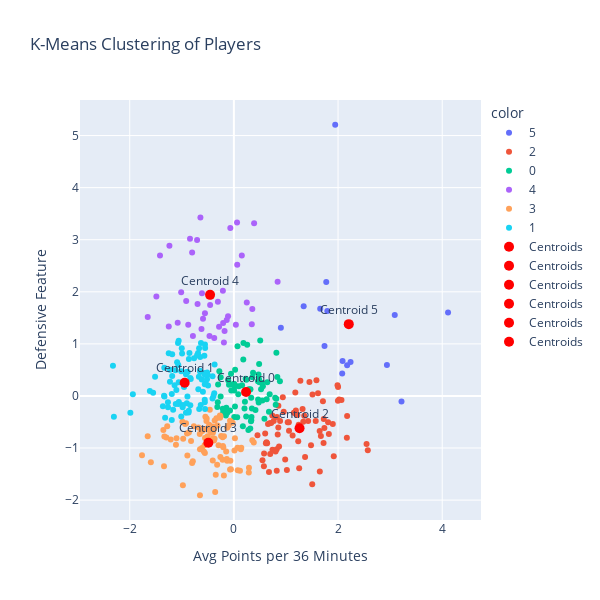

Here is the notebook cell this chart was saved with:
### Code cell
optimal_k = 6
kmeans = KMeans(n_clusters=optimal_k, random_state=42)
df['Cluster'] = kmeans.fit_predict(features)

fig = px.scatter(
    df,
    x='avg36pts',
    y='defense_features',
    color=df['Cluster'].astype(str),
    hover_data={
        'Player': True, 
        'avg36pts': True,  
        'defense_features': True,  
        'Cluster': True,  
    },
    title='K-Means Clustering of Players',
    labels={'avg36pts': 'Avg Points per 36 Minutes', 'defense_features': 'Defensive Feature', 'Cluster': 'Cluster'}
)

centroids = kmeans.cluster_centers_
for i, (x, y) in enumerate(centroids):
    fig.add_scatter(
        x=[x], y=[y], mode='markers+text', 
        marker=dict(size=10, color='red'),
        text=[f'Centroid {i}'], textposition='top center', name='Centroids'
    )


fig.update_layout(
    xaxis=dict(scaleanchor="y", title='Avg Points per 36 Minutes'),
    yaxis=dict(title='Defensive Feature'),
    width=600, 
    height=600  
)
fig.show()

### Figure 1 — Plotly figure (JSON) as saved in the notebook; plotly's stock layout.template omitted (floating-point values rounded to 4 significant figures; data arrays with more than 128 entries replaced by an {"elided": "..."} marker saying what was removed)
{"data": [{"customdata": [["Joel Embiid", 5], ["Luka Dončić", 5], ["Giannis Antetokounmpo", 5], ["Shai Gilgeous-Alexander", 5], ["De'Aaron Fox", 5], ["Donovan Mitchell", 5], ["Nikola Jokić", 5], ["Anthony Davis", 5], ["LaMelo Ball", 5], ["Kawhi Leonard", 5], ["Jaren Jackson Jr.", 5], ["Victor Wembanyama", 5], ["Kristaps Porziņģis", 5], ["Scottie Barnes", 5], ["Myles Turner", 5]], "hovertemplate": "color=5<br>Avg Points per 36 Minutes=%{x}<br>Defensive Feature=%{y}<br>Player=%{customdata[0]}<br>Cluster=%{customdata[1]}<extra></extra>", "legendgroup": "5", "marker": {"color": "#636efa", "symbol": "circle"}, "mode": "markers", "name": "5", "orientation": "v", "showlegend": true, "type": "scatter", "x": [4.112, 3.218, 2.938, 3.089, 2.087, 2.174, 2.24, 1.773, 2.08, 1.74, 1.794, 1.945, 1.657, 0.9018, 1.34], "xaxis": "x", "y": [1.601, -0.1063, 0.5965, 1.552, 0.6689, 0.5877, 0.6508, 2.189, 0.4327, 0.9579, 1.632, 5.207, 1.674, 1.31, 1.724], "yaxis": "y"}, {"customdata": {"elided": "75x2 mixed values"}, "hovertemplate": "color=2<br>Avg Points per 36 Minutes=%{x}<br>Defensive Feature=%{y}<br>Player=%{customdata[0]}<br>Cluster=%{customdata[1]}<extra></extra>", "legendgroup": "2", "marker": {"color": "#EF553B", "symbol": "circle"}, "mode": "markers", "name": "2", "orientation": "v", "showlegend": true, "type": "scatter", "x": [2.571, 2.169, 2.0, 2.174, 2.548, 2.066, 1.738, 1.997, 1.899, 2.021, 1.722, 1.351, 1.65, 1.726, 1.809, 1.709, 1.99, 1.647, 1.426, 1.585, 1.504, 1.319, 1.918, 1.671, 1.571, 1.481, 1.615, 1.45, 0.8414, 1.244, 1.19, 1.254, 1.332, 1.367, 1.277, 1.189, 1.059, 1.151, 0.8533, 1.236, 0.8222, 1.033, 0.7159, 0.5762, 1.18, 1.824, 0.7376, 0.6847, 0.7648, 1.127, 0.9564, 0.8228, 0.985, 0.6007, 1.193, 0.741, 0.6381, 0.6145, 0.6556, 1.055, 1.018, 0.8259, 0.8872, 0.8001, 0.6735, 0.6265, 0.8537, 0.4533, 0.5491, 1.509, 1.218, 0.8672, 0.9391, 0.5798, 0.6973], "xaxis": "x", "y": [-1.045, -0.8033, 0.1708, -0.3864, -0.9217, -0.07678, -0.6171, -0.09069, -0.5373, -0.06976, -0.9047, -0.3789, -1.45, -0.4445, -0.5071, -0.1024, 0.2039, -0.6743, -0.4803, 0.3011, -1.697, -0.2522, -1.16, -0.7699, -0.4824, -0.946, 0.05187, 0.2671, -0.74, -0.5549, -0.279, -1.389, -0.4948, -1.173, 0.2931, -0.3359, -0.6687, -0.3224, -0.6061, -0.8709, -1.023, -0.5071, -0.5205, -1.352, 0.06838, -0.7323, -0.3755, -0.5253, -0.4824, -0.759, -0.3052, -1.437, -1.221, -0.7198, -0.3476, -1.031, -0.9093, -0.9093, -0.5373, -0.5066, -1.423, -0.4042, -0.4829, -1.065, -1.461, -0.8876, -0.187, -0.7524, -1.233, 0.02829, -0.3682, -0.9711, -0.0268, -1.107, -1.114], "yaxis": "y"}, {"customdata": {"elided": "77x2 mixed values"}, "hovertemplate": "color=0<br>Avg Points per 36 Minutes=%{x}<br>Defensive Feature=%{y}<br>Player=%{customdata[0]}<br>Cluster=%{customdata[1]}<extra></extra>", "legendgroup": "0", "marker": {"color": "#00cc96", "symbol": "circle"}, "mode": "markers", "name": "0", "orientation": "v", "showlegend": true, "type": "scatter", "x": [0.8841, 0.5866, 0.226, 0.6732, 0.4762, 0.8027, 0.5217, 0.3033, 0.5569, 0.2395, 0.2783, 0.5053, 0.6411, 0.4835, 0.08408, 0.1804, 0.6872, 0.4146, -0.05492, 0.3339, 0.3182, 0.006964, 0.2357, -0.07495, 0.3281, 0.8161, 0.314, 0.3375, -0.1105, 0.1832, 0.3454, -0.1459, 0.001157, 0.5475, 0.212, -0.2131, -0.1269, 0.7928, 0.02023, 0.5385, -0.3179, 0.4617, 0.3683, -0.3094, 0.2033, -0.2533, 0.6292, 0.3323, -0.1543, 0.834, -0.2795, 0.4847, -0.04607, 0.8134, 0.4727, 0.02066, 0.1568, 0.1725, 0.06316, -0.2073, 0.4906, 0.2244, 0.4656, -0.005386, -0.3034, 0.06985, -0.0938, 0.09463, 0.02357, 0.3547, 0.004709, -0.04994, 0.01636, -0.1819, 0.2554, 0.286, -0.2551], "xaxis": "x", "y": [0.2844, -0.4384, 0.3303, -0.3018, -0.124, -0.1697, 0.1279, 0.1201, 0.1866, 0.3095, -0.6518, 1.067, 0.265, 0.3217, 0.03286, 0.6992, 0.03286, -0.2676, 0.4253, -0.4644, 0.1279, -0.4042, -0.3933, -0.2808, -0.4876, 0.8315, -0.624, -0.4042, 0.3029, 1.015, -0.2431, -0.2287, 0.2335, -0.08723, -0.1102, -0.2444, -0.325, -0.03604, 0.1884, 0.2467, -0.2128, 0.2844, 0.4472, -0.121, -0.2423, 0.3588, -0.06412, -0.03604, -0.3737, 0.3618, 0.4722, 0.6116, 0.2221, -0.05561, 0.4103, -0.2029, 0.2039, -0.5837, -0.411, -0.3181, 0.2638, 0.09144, -0.06775, 0.2126, 0.2196, 0.956, 0.2126, 0.1845, 0.5026, 0.3573, 0.1069, 0.1069, 0.2151, -0.2878, 0.9822, 0.1279, -0.01215], "yaxis": "y"}, {"customdata": [["Chet Holmgren", 4], ["Rudy Gobert", 4], ["Brook Lopez", 4], ["Nic Claxton", 4], ["Clint Capela", 4], ["De'Anthony Melton", 4], ["Jakob Poeltl", 4], ["Daniel Gafford", 4], ["Jusuf Nurkić", 4], ["Alex Caruso", 4], ["Tari Eason", 4], ["Amen Thompson", 4], ["Dereck Lively II", 4], ["Ausar Thompson", 4], ["Andre Drummond", 4], ["Walker Kessler", 4], ["Trayce Jackson-Davis", 4], ["Isaiah Hartenstein", 4], ["Paul Reed", 4], ["Lamar Stevens", 4], ["Jose Alvarado", 4], ["Jonathan Isaac", 4], ["Peyton Watson", 4], ["Isaiah Jackson", 4], ["Bruno Fernando", 4], ["Daniel Theis", 4], ["Dyson Daniels", 4], ["Mitchell Robinson", 4], ["Gary Payton II", 4], ["Neemias Queta", 4], ["Keon Ellis", 4], ["Matisse Thybulle", 4], ["Xavier Tillman Sr.", 4], ["Luke Kornet", 4], ["Drew Eubanks", 4], ["Goga Bitadze", 4], ["Delon Wright", 4], ["Robert Covington", 4], ["Mo Bamba", 4], ["Jontay Porter", 4], ["John Konchar", 4]], "hovertemplate": "color=4<br>Avg Points per 36 Minutes=%{x}<br>Defensive Feature=%{y}<br>Player=%{customdata[0]}<br>Cluster=%{customdata[1]}<extra></extra>", "legendgroup": "4", "marker": {"color": "#ab63fa", "symbol": "circle"}, "mode": "markers", "name": "4", "orientation": "v", "showlegend": true, "type": "scatter", "x": [0.8395, -0.2062, -0.2112, -0.3074, 0.03796, -0.1917, -0.1375, 0.06047, -0.2845, -0.6132, 0.06437, -0.1122, -0.4567, -0.6223, 0.3537, -0.6429, 0.2473, -0.9159, -0.444, 0.3438, -0.3775, -0.06862, -0.5556, 0.3881, -0.179, -0.4684, -1.25, -1.488, -0.5929, 0.1521, -0.8767, -1.419, -1.012, -0.6977, -0.7866, -0.8022, -1.079, -1.238, -0.7066, -0.8427, -1.655], "xaxis": "x", "y": [2.191, 1.4, 2.021, 1.806, 1.365, 1.028, 1.458, 3.332, 1.327, 1.973, 2.52, 1.529, 1.747, 1.283, 1.668, 3.428, 1.795, 1.821, 1.911, 1.377, 1.111, 3.226, 1.587, 3.317, 1.248, 1.151, 1.333, 1.909, 1.484, 2.699, 1.365, 2.696, 1.99, 1.765, 1.151, 2.754, 1.408, 2.884, 2.993, 3.02, 1.514], "yaxis": "y"}, {"customdata": {"elided": "91x2 mixed values"}, "hovertemplate": "color=3<br>Avg Points per 36 Minutes=%{x}<br>Defensive Feature=%{y}<br>Player=%{customdata[0]}<br>Cluster=%{customdata[1]}<extra></extra>", "legendgroup": "3", "marker": {"color": "#FFA15A", "symbol": "circle"}, "mode": "markers", "name": "3", "orientation": "v", "showlegend": true, "type": "scatter", "x": [0.3821, 0.06867, 0.3537, -0.1479, -0.2587, 0.286, 0.1419, -0.2031, -0.1359, -0.4096, -0.3357, -0.4061, -0.07342, -0.07342, -0.6074, -0.369, -0.1289, -0.4806, -0.5025, 0.1332, -0.5591, -0.5226, -0.3821, -0.2681, -0.06783, -1.102, -0.1301, -0.05789, -0.5016, -0.6552, -0.2164, -0.7679, -0.4383, -0.6126, -0.2597, -0.1015, -0.02377, -0.8999, -0.2659, 0.1171, 0.2891, -0.3215, 0.07357, -0.3151, -0.2112, 0.01976, -0.5475, -0.2948, -0.5571, -0.4621, -0.5769, -0.6386, -0.4008, -0.3741, -0.8639, -0.2454, -0.5632, -0.3703, -0.3958, -1.335, -0.1921, 0.01106, -1.297, -0.3484, -0.3594, -0.6514, -0.5273, -0.68, -0.504, -1.355, -0.8022, -0.7884, -0.4745, -0.2164, -0.1903, -0.6511, -1.28, -0.9201, -0.9349, -0.893, -0.9735, -0.9883, -1.112, -0.5546, -1.342, -0.8226, -0.9794, -1.764, -1.213, -1.594, -1.655], "xaxis": "x", "y": [-0.8916, -0.9928, -0.8524, -1.068, -0.3884, -1.469, -0.9934, -0.9829, -1.212, -0.5872, -0.4294, -1.238, -0.4749, -1.41, -0.6729, -0.4729, -0.6094, -0.8405, -0.6513, -1.023, -0.6378, -0.4353, -0.8556, -0.3737, -1.244, -0.8121, -1.244, -1.409, -0.6171, -0.7323, -0.7913, -0.5816, -0.7064, -1.0, -1.171, -0.568, -0.5163, -0.7187, -0.4199, -1.438, -1.379, -1.323, -1.425, -0.568, -0.9625, -0.8121, -0.399, -0.9452, -1.096, -0.2642, -1.067, -0.6266, -0.7008, -0.628, -0.6996, -0.7699, -0.9452, -0.8223, -0.8121, -0.7806, -1.528, -1.048, -0.7991, -1.514, -1.844, -1.907, -0.4803, -0.6042, -0.772, -0.6547, -1.289, -1.256, -0.5538, -1.227, -0.7753, -1.024, -0.5837, -0.5233, -0.5373, -1.145, -0.8223, -0.4948, -0.9364, -0.8069, -1.35, -0.867, -1.714, -1.141, -0.8375, -1.272, -0.7753], "yaxis": "y"}, {"customdata": {"elided": "87x2 mixed values"}, "hovertemplate": "color=1<br>Avg Points per 36 Minutes=%{x}<br>Defensive Feature=%{y}<br>Player=%{customdata[0]}<br>Cluster=%{customdata[1]}<extra></extra>", "legendgroup": "1", "marker": {"color": "#19d3f3", "symbol": "circle"}, "mode": "markers", "name": "1", "orientation": "v", "showlegend": true, "type": "scatter", "x": [-0.4107, -0.5525, -0.3919, -0.5599, -0.8373, -0.5134, -0.541, -0.4959, -0.6659, -0.3774, -0.637, -0.8531, -0.8285, -0.5157, -0.9784, -0.9123, -1.062, -0.6828, -0.5021, -0.892, -0.6471, -0.9567, -1.121, -0.6881, -0.4098, -1.06, -1.06, -0.9947, -0.6721, -0.7646, -0.632, -0.3703, -0.6171, -1.09, -0.9041, -1.193, -1.01, -1.105, -1.139, -0.5554, -1.058, -1.068, -1.073, -1.227, -1.227, -1.613, -0.5533, -0.5667, -1.251, -0.5591, -0.6458, -0.5591, -0.555, -0.8664, -1.167, -1.06, -1.116, -1.513, -0.7066, -0.6511, -1.551, -0.6681, -0.8639, -1.341, -0.5595, -1.266, -0.9201, -1.192, -0.9201, -0.837, -0.5949, -0.9847, -1.001, -0.8867, -1.321, -0.8707, -1.334, -1.011, -1.265, -1.185, -1.185, -1.363, -1.336, -1.988, -1.94, -2.304, -2.322], "xaxis": "x", "y": [-0.05057, 0.9217, -0.003271, -0.07257, 0.3468, 0.4495, 0.2436, 0.1987, -0.2522, 0.05061, -0.1745, 0.825, 0.3264, 0.3204, -0.1719, 0.4605, -0.1552, 0.1279, 0.404, -0.01215, 0.7475, 0.1708, 0.4939, 0.8241, 0.3778, -0.1382, 0.2609, 0.8134, 0.3698, 0.722, 1.015, 0.603, 0.3149, 0.6459, -0.1382, -0.4595, 0.4749, 0.1156, 0.2039, 0.4419, -0.114, 0.5958, 1.015, 0.5043, 0.2707, 0.09659, -0.2522, 0.7701, 0.8197, 0.2236, 0.4605, -0.121, 0.9887, -0.2828, -0.2657, 1.059, -0.1531, 0.3698, 0.7828, 0.484, 0.06235, 0.9154, 0.708, 0.002681, 0.408, -0.1231, -0.3224, 0.0386, 0.4144, -0.1774, 0.07951, -0.2154, 0.9154, 0.4605, -0.4199, -0.3156, -0.01215, -0.3947, -0.2154, 0.3824, 0.7988, -0.1966, 0.5429, -0.3224, 0.03286, -0.3975, 0.5821], "yaxis": "y"}, {"marker": {"color": "red", "size": 10}, "mode": "markers+text", "name": "Centroids", "text": ["Centroid 0"], "textposition": "top center", "type": "scatter", "x": [0.2337], "y": [0.07513]}, {"marker": {"color": "red", "size": 10}, "mode": "markers+text", "name": "Centroids", "text": ["Centroid 1"], "textposition": "top center", "type": "scatter", "x": [-0.9453], "y": [0.2543]}, {"marker": {"color": "red", "size": 10}, "mode": "markers+text", "name": "Centroids", "text": ["Centroid 2"], "textposition": "top center", "type": "scatter", "x": [1.261], "y": [-0.6204]}, {"marker": {"color": "red", "size": 10}, "mode": "markers+text", "name": "Centroids", "text": ["Centroid 3"], "textposition": "top center", "type": "scatter", "x": [-0.4904], "y": [-0.8971]}, {"marker": {"color": "red", "size": 10}, "mode": "markers+text", "name": "Centroids", "text": ["Centroid 4"], "textposition": "top center", "type": "scatter", "x": [-0.4574], "y": [1.941]}, {"marker": {"color": "red", "size": 10}, "mode": "markers+text", "name": "Centroids", "text": ["Centroid 5"], "textposition": "top center", "type": "scatter", "x": [2.206], "y": [1.378]}], "layout": {"height": 600, "legend": {"title": {"text": "color"}, "tracegroupgap": 0}, "title": {"text": "K-Means Clustering of Players"}, "width": 600, "xaxis": {"anchor": "y", "domain": [0, 1], "scaleanchor": "y", "title": {"text": "Avg Points per 36 Minutes"}}, "yaxis": {"anchor": "x", "domain": [0, 1], "title": {"text": "Defensive Feature"}}}}
